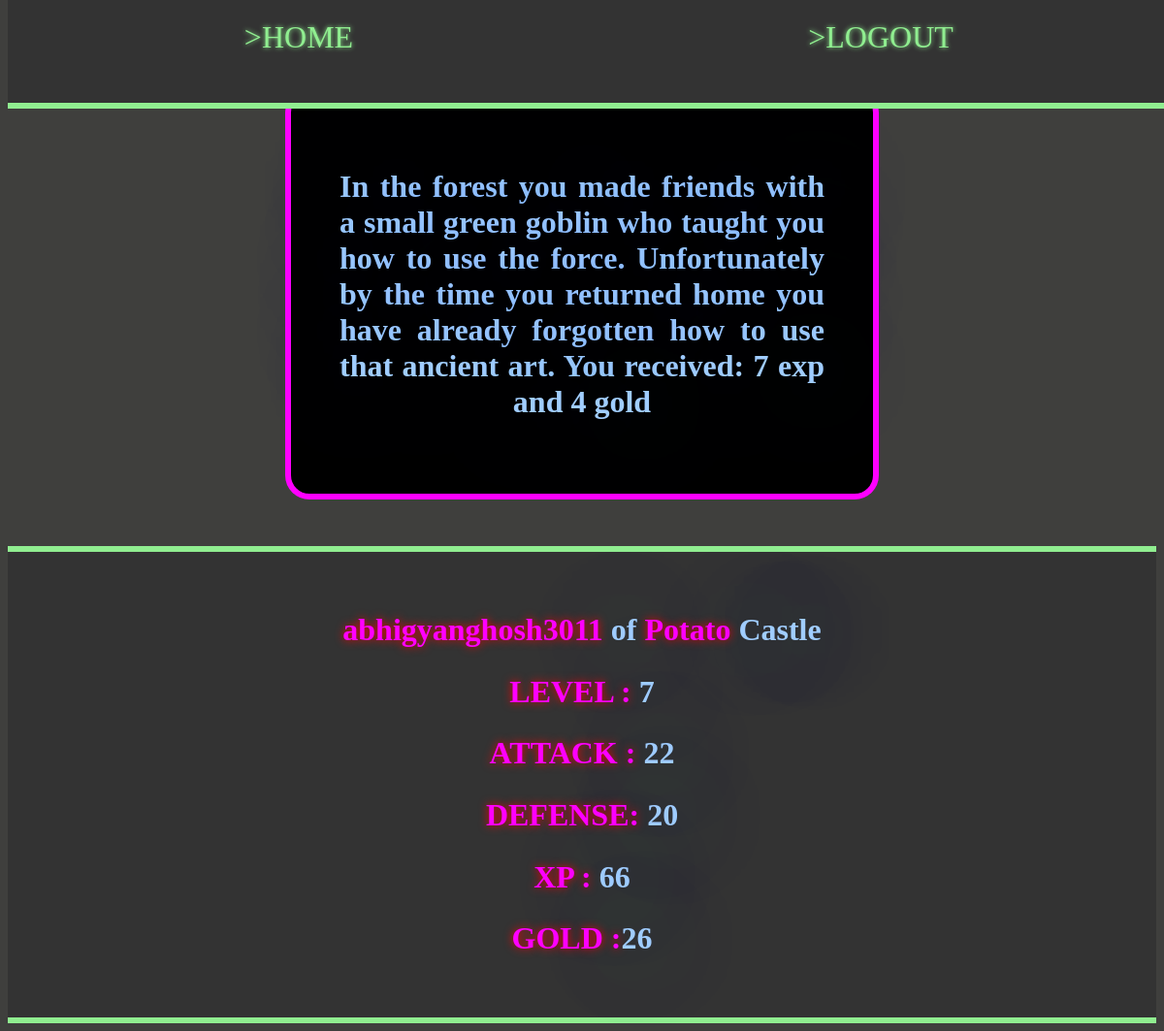
Page /quests (signed in) on the committed database.
### Models.py (models this page shows)
class Quests(db.Model):
    __tablename__ = 'quests-table'
    id = db.Column(db.Integer, primary_key=True, autoincrement=True)
    text = db.Column(db.String(200), nullable=False)
    gold = db.Column(db.Integer, nullable=False, default=0)
    exp = db.Column(db.Integer, nullable=False, default=0)

class Player(db.Model):
    __tablename__ = 'player'
    id = db.Column(db.Integer, primary_key=True, autoincrement=True)
    state = db.Column(db.String(20), default='DEFEND')
    username = db.Column(db.String(100),unique=True, nullable=False)
    password = db.Column(db.String)
    email = db.Column(db.String(100), unique=True,
                      nullable=False)
    castle_id = db.Column(db.Integer,db.ForeignKey('castles.id'))
    exp = db.Column(db.Integer, nullable=False, default=0)
    level = db.Column(db.Integer, nullable=False, default=1)
    attack = db.Column(db.Integer, nullable=False, default=0)
    defense = db.Column(db.Integer, nullable=False, default=0)
    gold = db.Column(db.Integer, nullable=False, default=0)
    sword = db.Column(db.Integer, nullable=False, default=1)
    sheild = db.Column(db.Integer, nullable=False, default=1)

class Castles(db.Model):
    __tablename__='castles'
    id = db.Column(db.Integer, primary_key=True, autoincrement=True)
    name = db.Column(db.String(100), nullable=False)
    image = db.Column(db.String(100))
    players = db.relationship('Player',backref='castle',lazy='dynamic')

### Game.py (the view)
@app.route('/quests')
def quests():
    try:
        flash('Wait for 5 secs')
        sleep(5)
        quest = questgo()
        player = Player.query.filter_by(username=session['user']).first()
        if(player.exp >= math.pow(2, player.level)):
            player.level += 1
            db.session.commit()
            return render_template('levelup.html', quest=quest.text, user=player)
        return render_template('QuestView.html', quest=quest.text, user=player)
    except:
        return redirect(url_for('login'))

### Game.py (called while the page is built)
def questgo():
    quest = Quests.query.filter_by(id=int(random.randint(1, 5))).first()
    player = Player.query.filter_by(username=session['user']).first()
    player.gold += quest.gold
    player.exp += quest.exp
    db.session.commit()
    return quest

@app.before_request
def before_request():
    g.user = None
    if 'user' in session:
        g.user = session['user']

### templates/QuestView.html (shortened to what this page needs)
{% extends "base.html" %}
	{% block head %}
		<link type="text/css" href="{{url_for('static', filename='loginReg.css')}}" rel="stylesheet"></link>
	{% endblock %}
	{% block body %}
		<div class="container">
            <h2>{{quest}}</h2>
        </div>
	{% endblock %}

### templates/base.html (shortened to what this page needs)
<!DOCTYPE html>
    <head>
        <link rel=stylesheet type=text/css href="{{url_for('static', filename='base.css')}}">
        {% block head %}{% endblock %}
    </head>
    <body>
    <div class="topnav">
      <a class="menu" href="/home">>HOME</a>
      <a class="menu" href="/logout">>LOGOUT</a>
    </div>
    <br><br>
    <div class="content">
            {% block body %}
            {% endblock %}
    </div>
    <footer>
        <br>
        <br>
            <h2><b>{{user.username}}</b> of <b>{{user.castle.name}}</b> Castle</h2>
            <h2><b>LEVEL  : </b>{{user.level}}</h2>
            <h2 id="attack"><b>ATTACK : </b> {{user.attack}}</h2>
            <h2 id="defense"><b>DEFENSE: </b>{{user.defense}}</h2>
            <h2><b>XP     : </b>{{user.exp}}</h2>
            <h2><b>GOLD   :</b>{{user.gold}}</h2>
        <br>
        <br>
    </footer>
    </body>
</html>

### static/base.css (style rules this page uses)
body { font-family: 'Gugi'; background: #21364f; scroll-behavior:smooth; }
.topnav { overflow: hidden; background-color: #333; text-shadow: 0 0 5px #90EE90; color: green; text-align: center; position:fixed; top:0; height:10%; width:100%; margin:0; padding:0; z-index:10; border-bottom: 6px solid #90EE90; }
b { text-shadow: 0 0 5px #FF0000; }
.menu { position:relative; float:left; display: inline-block; color: lightgreen; text-align: center; text-decoration: none; font-size:200%; height:100%; width:50%; padding-top:20px; vertical-align:middle; }
.content { margin:2%; padding:2%; }
footer { background-color: #333; color: red;text-align: center; text-decoration: none; border-top: 6px solid #90EE90; border-bottom: 6px solid #90EE90; }

### static/loginReg.css (style rules this page uses)
body { background:#3f3f3d; }
h2 { color: #a0cdff; text-shadow: 0 0 100px #3e6591 ; font-family: 'Gugi'; font-size: 200%; text-align:justify; text-align-last: center; }
b { text-shadow: 0 0 10px #FF0000; color: #FF00FF; }
div { margin: auto; }
.container { text-align: center; border: 6px solid #FF00FF; border-radius: 25px; background: #000; padding: 20px; width: 500px; padding:50px; }
.topnav { overflow: hidden; background-color: #333333; position: fixed; top: 0; margin: 0; width: 100%; }

### rows in the picture
Quests: text "In the forest you made friends with a small green goblin who taught you how to use the force. Unfortunately by the time you returned home you have already forgotten how to use that ancient art. You received: 7 exp and 4 gold"
Player: username "abhigyanghosh3011", level "7", attack "22", defense "20", exp "66", gold "26"
Castles: castle.name "Potato"
